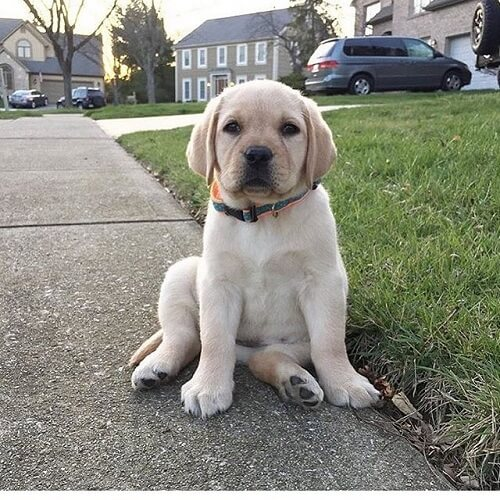
#> input picture Photos/dog_1.jpg, 500 x 500 px
$ python masking.py
#> lines starting #> are read from the running program, lines starting #| are printed output that depends on the picture; after the words box and inside, x2 and y2 are one past the last pixel; in counts of white or black regions, pixels touching at a corner belong together
import cv2 as cv
import numpy as np

img = cv.imread("Photos/dog_1.jpg")
#> img is the input picture: shape (500, 500, 3); mean B, G, R 126.7, 138.1, 137.4
cv.imshow('Dog', img)

blank = np.zeros(img.shape[:2], dtype='uint8')
cv.imshow('Blank Image', blank)

circle = cv.circle(blank.copy(), (img.shape[1]//2, img.shape[0]//2), 200, 255, -1)

rectangle = cv.rectangle(blank.copy(), (30,30), (370,370), 255, -1)

weird_shape = cv.bitwise_and(circle, rectangle)
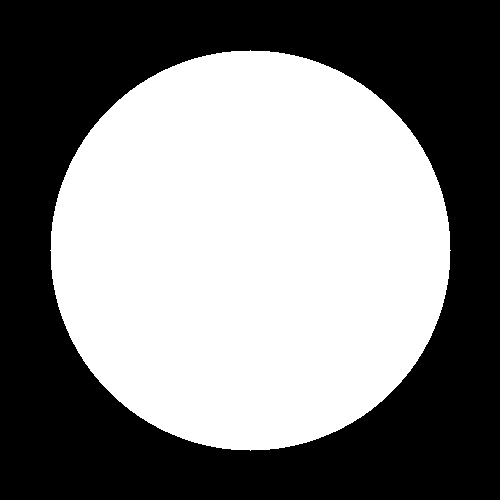
#> circle: shape (500, 500); 50.3% white; 1 black region, box (x1, y1, x2, y2) and area: (0, 0, 500, 500) 124371
cv.imshow('Weird Shape', weird_shape)
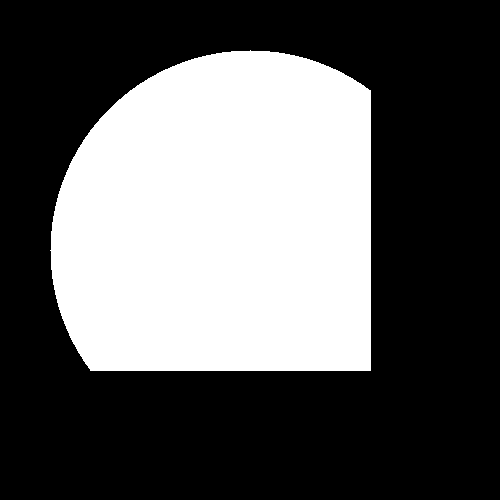
#> window 'Weird Shape': shape (500, 500); 36.4% white; 1 white region, box (x1, y1, x2, y2) and area: (50, 50, 371, 371) 91022

masked = cv.bitwise_and(img, img, mask=weird_shape)
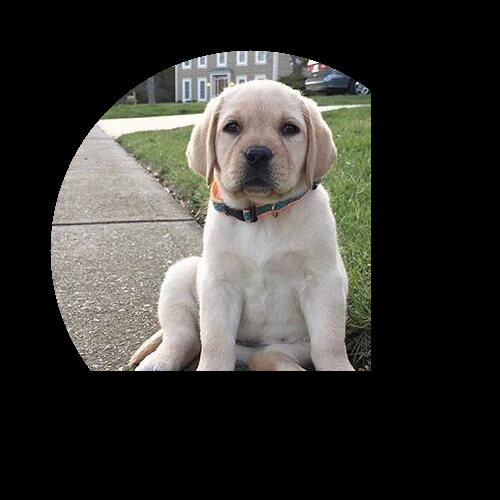
#> masked: shape (500, 500, 3); mean B, G, R 51.2, 55.2, 56.3
cv.imshow('Weired shaped masked Image', masked)


cv.waitKey(0)

$ run again, with Photos/cat_1.jpg copied over Photos/dog_1.jpg
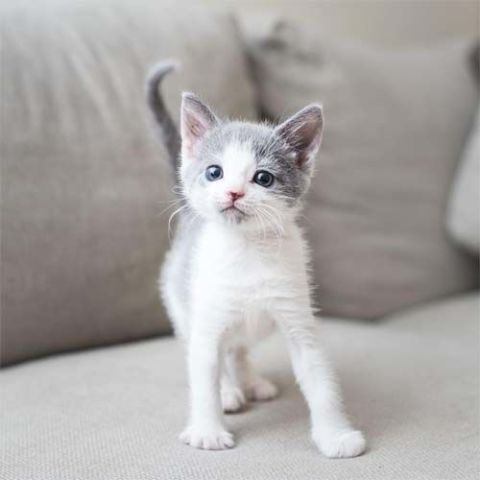
#> input picture Photos/cat_1.jpg, 480 x 480 px
#> img is the input picture: shape (480, 480, 3); mean B, G, R 166.1, 167.7, 171
#> `weird_shape = cv.bitwise_and(circle, rectangle)`:
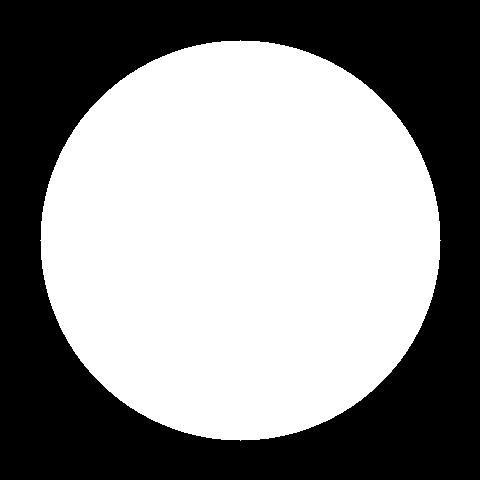
#> circle: shape (480, 480); 54.5% white; 1 black region, box (x1, y1, x2, y2) and area: (0, 0, 480, 480) 104771
#> `masked = cv.bitwise_and(img, img, mask=weird_shape)`:
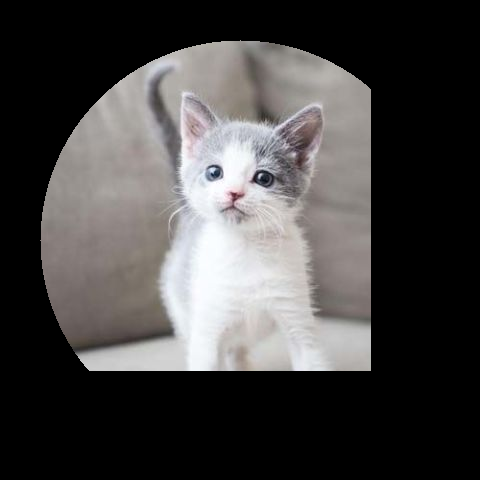
#> masked: shape (480, 480, 3); mean B, G, R 68, 68.5, 70.4
